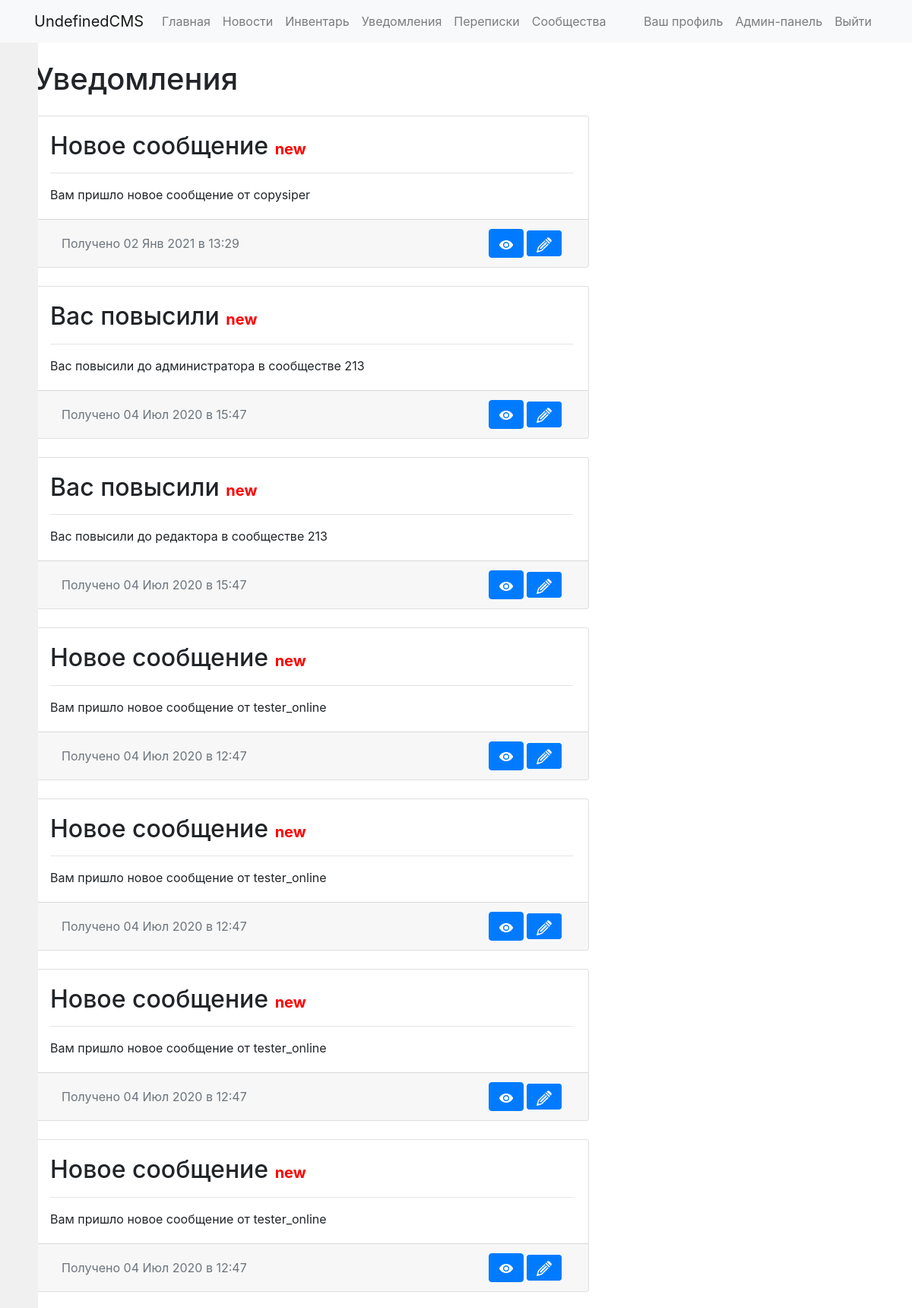
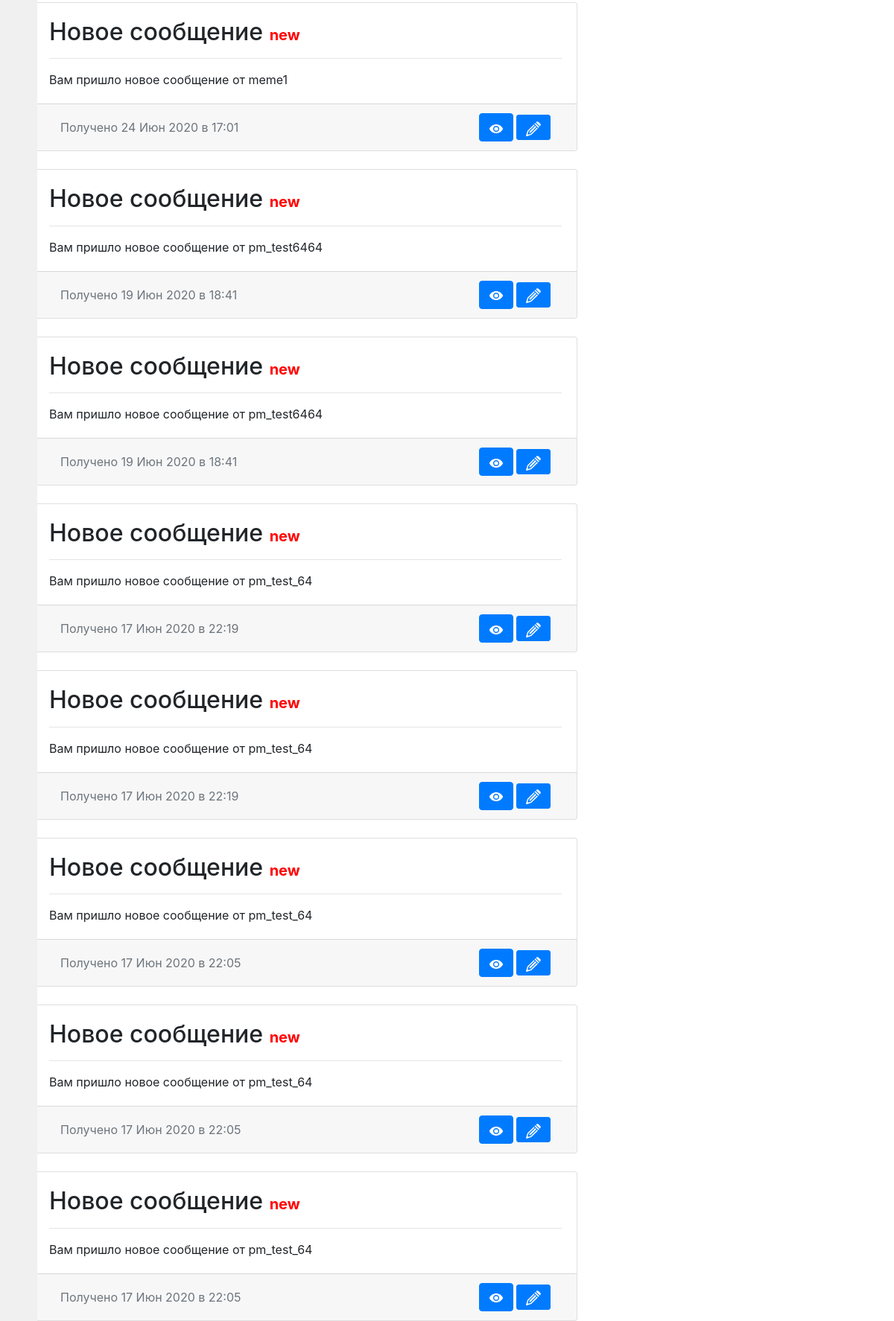
The app's page /notifications/ (signed in, upper part) with its own data (2 pictures, top to bottom).
### notifications/models.py (models this page shows, shortened)
class Notification(models.Model):
    not_text = models.TextField()
    not_name = models.CharField(max_length=100)
    not_date = models.DateTimeField('date published', default=datetime.now)
    not_link = models.CharField(max_length=200)
    not_checked = models.BooleanField(default=True)

### notifications/views.py (the view, shortened to what this page needs)
# urls.py: path('', NotificationsList.as_view(), name='index'),
class NotificationsList(View):
    def get(self, request):
        if request.user.is_authenticated:
            page = self.request.GET.get('page')
            new_notifications = Notificationlist.objects.all().filter(user = request.user)[0].notifications.filter(not_checked = True)[::-1]
            old_notifications = Notificationlist.objects.all().filter(user = request.user)[0].notifications.filter(not_checked = False)[::-1]
            all_notifications = new_notifications + old_notifications
            paginator = Paginator(all_notifications, 15)
            try:
                notifications = paginator.page(page)
            except PageNotAnInteger:
                notifications = paginator.page(1)
            except EmptyPage:
                notifications = paginator.page(paginator.num_pages)
            template = loader.get_template('notifications/index.html')
            context = {
                'notifications': notifications,
            }
            return HttpResponse(template.render(context, request))
        else:
            return HttpResponseRedirect("/auth/login")

### notifications/templates/notifications/index.html (shortened to what this page needs)
{% extends "base_twocolumn.html" %}
{% block title_h1 %} Уведомления {% endblock %}
{% block content1 %}
          {% if notifications %}
          {% for notification in notifications %}
          <div class="card mb-4 card-hover">
            <div class="card-body">
              <h2 class="card-title">{{ notification.not_name }} {% if notification.not_checked %}<b style = "font-size: 20px; color: red;">new</b>{% endif %}</h2>
              <hr>
              <p class="card-text">
                {{ notification.not_text }}
              </p>
            </div>
            <div class="card-footer text-muted">
              <div class="d-flex flex-row justify-content-between align-items-center">
                <div class="container d-none d-md-block">
                <a class="p-6">Получено {{notification.not_date|date:"d M Y в H:i"}} </a>
                </div>
                <div class="container" style="text-align: right;">
                {% if request.user.is_authenticated %}
                {% if notification.not_checked  %}
                    <form method = "POST" action="{% url 'notifications:check' %}" class="d-inline">
                      <button type="submit" id="not_{{ notification.id }}_check" class="btn btn-primary p-6">
                      </button>
                  </form>
                {% endif %}
                  {% if request.user.username == 'admin' %}
                    <a href="/admin/notifications/notification/{{ notification.id }}/change/" class="btn btn-primary d-inline">
                    </a>
                  {% endif %}
                {% endif %}
              </div>
              </div>
            </div>
          </div>
          {% endfor %}
          {% else %}
          <p>У вас нет уведомлений</p>
          {% endif %}
{% endblock %}

### records on screen
Notification: not_name "Новое сообщение", not_checked "new", not_text "Вам пришло новое сообщение от copysiper", not_date "02 Янв 2021 в 13:29"
Notification: not_name "Вас повысили", not_checked "new", not_text "Вас повысили до администратора в сообществе 213", not_date "04 Июл 2020 в 15:47"
Notification: not_name "Вас повысили", not_checked "new", not_text "Вас повысили до редактора в сообществе 213", not_date "04 Июл 2020 в 15:47"
Notification: not_name "Новое сообщение", not_checked "new", not_text "Вам пришло новое сообщение от tester_online", not_date "04 Июл 2020 в 12:47"
Notification: not_name "Новое сообщение", not_checked "new", not_text "Вам пришло новое сообщение от tester_online", not_date "04 Июл 2020 в 12:47"
Notification: not_name "Новое сообщение", not_checked "new", not_text "Вам пришло новое сообщение от tester_online", not_date "04 Июл 2020 в 12:47"
Notification: not_name "Новое сообщение", not_checked "new", not_text "Вам пришло новое сообщение от tester_online", not_date "04 Июл 2020 в 12:47"
Notification: not_name "Новое сообщение", not_checked "new", not_text "Вам пришло новое сообщение от meme1", not_date "24 Июн 2020 в 17:01"
Notification: not_name "Новое сообщение", not_checked "new", not_text "Вам пришло новое сообщение от pm_test6464", not_date "19 Июн 2020 в 18:41"
Notification: not_name "Новое сообщение", not_checked "new", not_text "Вам пришло новое сообщение от pm_test6464", not_date "19 Июн 2020 в 18:41"
Notification: not_name "Новое сообщение", not_checked "new", not_text "Вам пришло новое сообщение от pm_test_64", not_date "17 Июн 2020 в 22:19"
Notification: not_name "Новое сообщение", not_checked "new", not_text "Вам пришло новое сообщение от pm_test_64", not_date "17 Июн 2020 в 22:19"
Notification: not_name "Новое сообщение", not_checked "new", not_text "Вам пришло новое сообщение от pm_test_64", not_date "17 Июн 2020 в 22:05"
Notification: not_name "Новое сообщение", not_checked "new", not_text "Вам пришло новое сообщение от pm_test_64", not_date "17 Июн 2020 в 22:05"
Notification: not_name "Новое сообщение", not_checked "new", not_text "Вам пришло новое сообщение от pm_test_64", not_date "17 Июн 2020 в 22:05"
